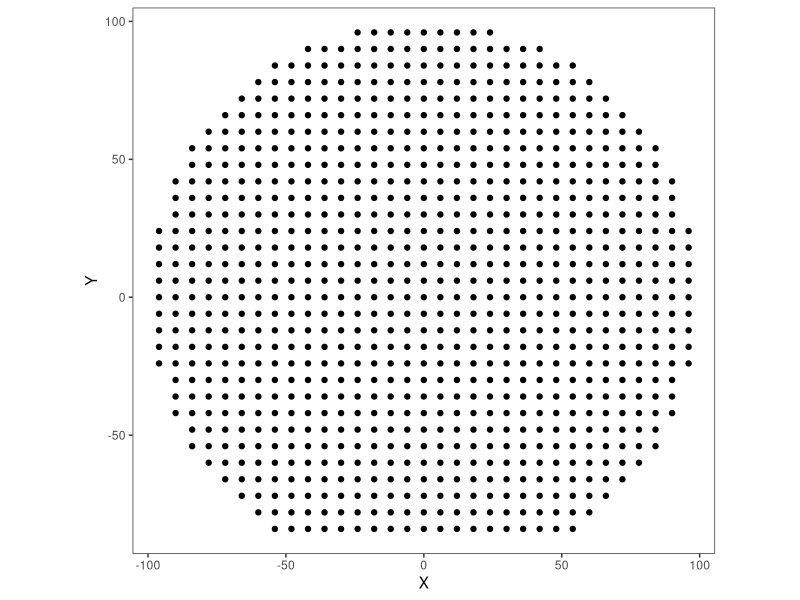
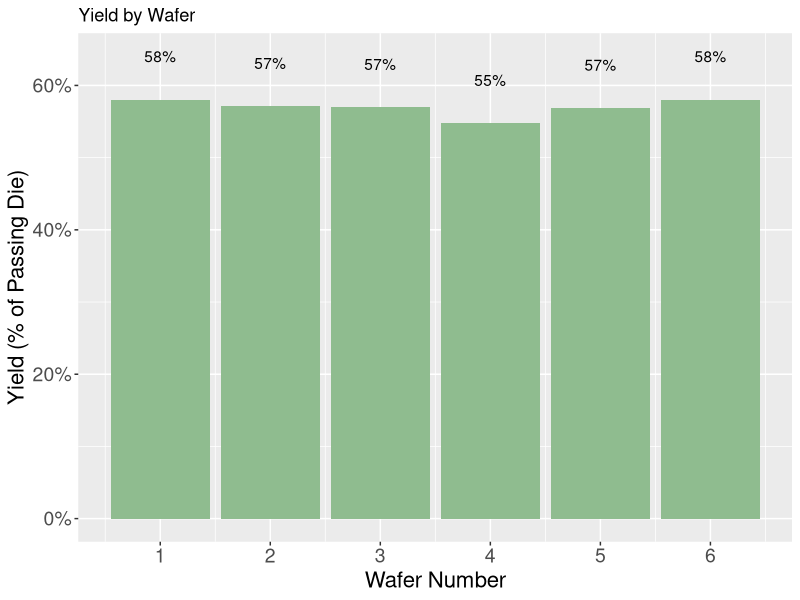
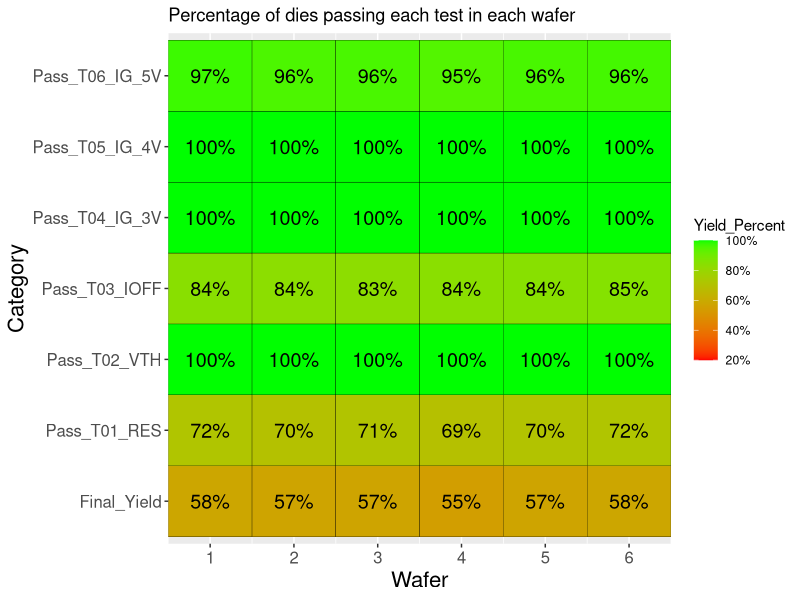
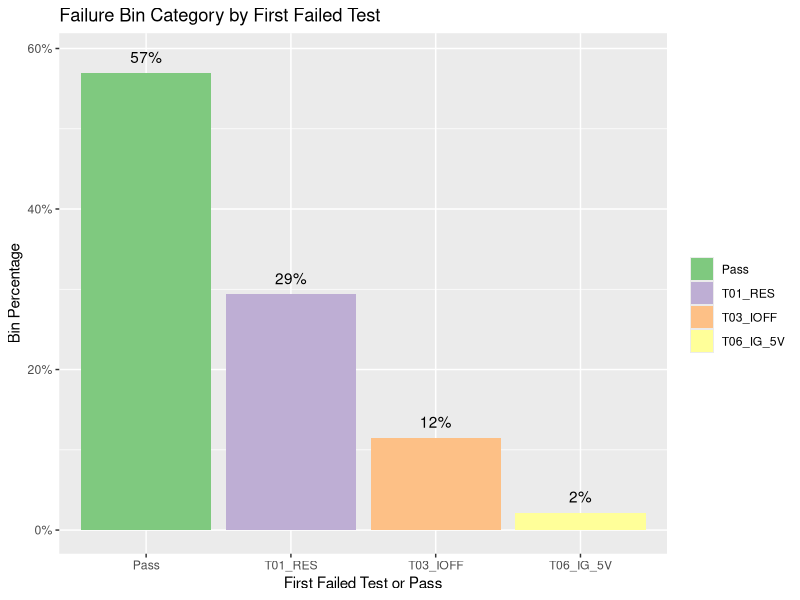
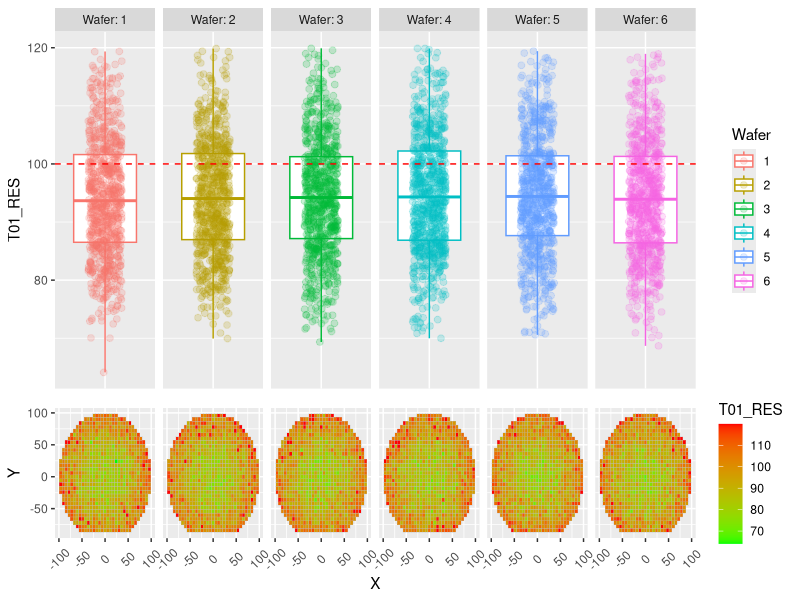
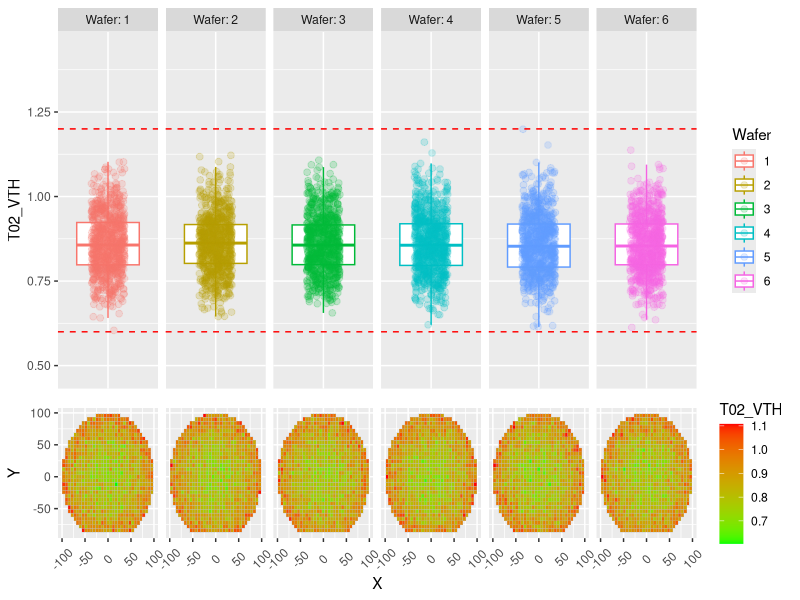
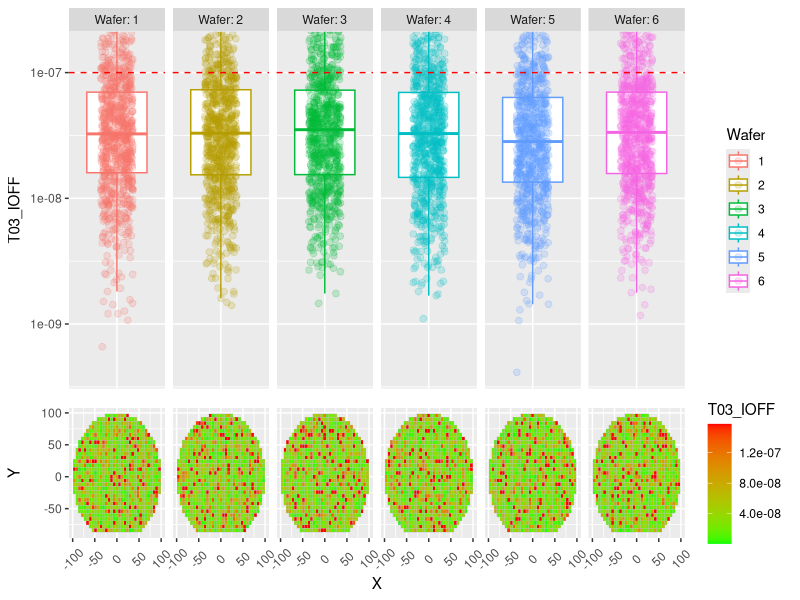
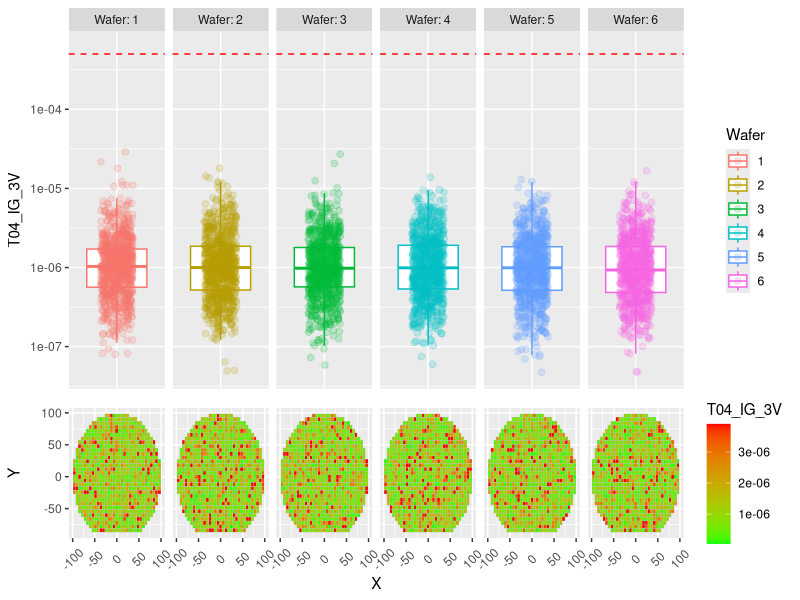

Source code (R) for these figures, in order:
## ---- chunk 1
knitr::opts_chunk$set(echo = TRUE, 
                      warning = FALSE, 
                      fig.align = 'center', 
                      fig.width = 10)
#                     fig.path = "static"
library(tidyverse)
library(scales)
library(kableExtra)
library(reshape2)
library(ggpubr)
library(ggrepel)
## ---- chunk 2

# Define a dataframe from scratch using test names and limits provided
df_limits <- setNames(data.frame(matrix(ncol = 4, nrow = 0)),
                      c("TestName", "LowerLimit", "UpperLimit", "Units"))
df_limits <- rbind(
  df_limits,
  data.frame(
    TestName = 'T01_RES',
    LowerLimit = NA,
    UpperLimit = 100,
    Units = "mOhm"
  )
)
df_limits <- rbind(
  df_limits,
  data.frame(
    TestName = 'T02_VTH',
    LowerLimit = 0.6,
    UpperLimit = 1.2,
    Units = "Volts"
  )
)
df_limits <- rbind(
  df_limits,
  data.frame(
    TestName = 'T03_IOFF',
    LowerLimit = NA,
    UpperLimit = 1e-7,
    Units = "Amps"
  )
)
df_limits <- rbind(
  df_limits,
  data.frame(
    TestName = 'T04_IG_3V',
    LowerLimit = NA,
    UpperLimit = 5e-4,
    Units = "Amps"
  )
)
df_limits <- rbind(
  df_limits,
  data.frame(
    TestName = 'T05_IG_4V',
    LowerLimit = NA,
    UpperLimit = 5e-4,
    Units = "Amps"
  )
)
df_limits <- rbind(
  df_limits,
  data.frame(
    TestName = 'T06_IG_5V',
    LowerLimit = NA,
    UpperLimit = 5e-4,
    Units = "Amps"
  )
)

# Generate a pretty table from the dataframe
kable(df_limits) %>%
  kable_styling(
    bootstrap_options = "striped",
    full_width = F,
    position = "center"
  ) %>%
  footnote(general = 'NA ==> Limit Not Applicable')
## ---- chunk 3

df_wafer_XY <- expand.grid(X = (-16:16)* 6, Y = (-16:16)*6)
df_wafer_XY['radius'] <- sqrt(df_wafer_XY['X']**2 + df_wafer_XY['Y']**2)
df_wafer_XY <- df_wafer_XY %>% filter((radius < 100) & (Y > -90))

# a quick plot
p <- ggplot(df_wafer_XY, aes(x = X, y = Y)) + 
  geom_point() + 
  theme_bw() + 
  coord_equal()+
  theme(panel.grid.major = element_blank(), 
        panel.grid.minor = element_blank())
p
## ---- chunk 4
generate_wafer_data <-
  function(df_waferXY,
           LotID = 'tmp',
           Wafers = c(1),
           rMean = 80,
           radialFactor = 0.3,
           rSD = 5,
           vMean = 0.75,
           vSD = 0.05,
           ioffMean = -8) {
    df <- df_wafer_XY[rep(seq_len(nrow(df_wafer_XY)), length(Wafers)),]
    df['LotID'] <- LotID
    df['Wafer'] <- rep(Wafers, each = nrow(df_waferXY))
    
    # Generate normally distributed data with additional component increasing with radius
    df['T01_RES'] <- ((rnorm(nrow(df), rMean, rSD) *
                         (1 + radialFactor * (df['radius'] / max(
                           df['radius']
                         )) ** 2)) +
                        ((rnorm(nrow(
                          df
                        ), 0, rSD / 5) ** 2) *
                          (1 + radialFactor * (df['radius'] / max(
                            df['radius']
                          ))) ** 6))
    
    # Hardcoding extreme outliers to simulate machine error codes etc.
    df[df['T01_RES'] > 120, 'T01_RES'] <- 10000
    
    # Generate normally distributed data with additional component increasing with radius
    df['T02_VTH'] <- ((rnorm(nrow(df), vMean, vSD) *
                         (1 + radialFactor * (df['radius'] / max(
                           df['radius']
                         )) ** 2)))
    
    # The leakages generally tend to vary in orders of magnitude. So, they are simulated as 10^X,
    # where X is a normally distributed random variable
    
    df['T03_IOFF'] <- 10 ** rnorm(nrow(df), ioffMean, 0.5)
    df['T04_IG_3V'] <- 10 ** rnorm(nrow(df),-6, 0.4)
    df['T05_IG_4V'] <- 10 ** rnorm(nrow(df),-5, 0.4)
    df['T06_IG_5V'] <- 10 ** rnorm(nrow(df),-4, 0.4)
    
    # "Pass" column corresponds to die passing all the tests, based on the limits above.
    df['Pass'] <- ((df['T01_RES'] < 100) &
                     (df['T02_VTH'] > 0.6) & (df['T02_VTH'] < 1.2) &
                     (df['T03_IOFF'] < 1e-7) &
                     (df['T04_IG_3V'] < 5e-4) &
                     (df['T05_IG_4V'] < 5e-4) &
                     (df['T06_IG_5V'] < 5e-4))
    return(df)
    
  }

# Generate the initial data to be analyzed
df_baseline <-
  generate_wafer_data(
    df_wafer_XY,
    LotID = 'Old_1',
    Wafers = (1:6),
    radialFactor = 0.3,
    ioffMean = -7.5
  )
## ---- chunk 5
# Display the first few rows as a sample
kable(head(df_baseline)) %>% 
  kable_styling(
    bootstrap_options = "striped",
    full_width = F,
    position = "center"
  )
## ---- chunk 6
# Code below calculates the yield by wafer and plots a bar chart.
# Yield by wafer is calculate by looking at the fraction of dies with "Pass" == TRUE in a wafer

df_baseline %>% group_by(Wafer) %>% summarise(Yield_Percentage = sum(Pass)/n()) %>% 
  ggplot(aes(x = Wafer, y = Yield_Percentage)) + 
  geom_bar(stat = "identity", fill = 'darkseagreen') + 
  scale_y_continuous(labels = scales::percent) + scale_x_continuous(breaks = (1:6)) +  
  geom_text(aes(label = scales::percent(Yield_Percentage, accuracy = 1)), nudge_y = 0.06 ) + 
  labs(y = 'Yield (% of Passing Die)', x = 'Wafer Number', title = 'Yield by Wafer') + 
  theme(axis.text = element_text(size = 14), axis.title = element_text(size = 16))
## ---- chunk 7
# The test names are assigned as the row names for convinience
row.names(df_limits) <- df_limits$TestName

# The function below generates a tile plot of yield by category for each wafer
# taking the test data and test limits as inputs

plot_yield_tile <- function(df_limts, df_test_data){
  
  # Generate a separate Pass/Fail column for each test
  for(i in 1:nrow(df_limits)){
    df_test_data[paste0('Pass_',df_limits$TestName[i])] <- (
      (is.na(df_limits$UpperLimit[i]) | 
         (df_test_data[paste0(df_limits$TestName[i])] < df_limits$UpperLimit[i]))  & 
      (is.na(df_limits$LowerLimit[i]) | 
         (df_test_data[paste0(df_limits$TestName[i])] > df_limits$LowerLimit[i]))
      )
  }
  
  # Calculate yield grouped by category and wafer
  df_category_yield <- df_test_data[c('LotID','Wafer',
                                      grep('Pass',colnames(df_test_data),value = T))] %>% 
                          melt(id.vars = c('LotID','Wafer'), variable.name = 'Category') %>%
                          group_by(LotID,Wafer,Category) %>% 
                          summarise(Yield_Percent = sum(value)/n(), NumDies = n())
  
  # Cleaning up the category names
  df_category_yield$Category <- gsub('Pass$','Final_Yield',df_category_yield$Category)
  
  # Generating the tile plot
  pyield <- ggplot(df_category_yield, aes(x = Wafer, y = Category, fill = Yield_Percent)) + 
            geom_tile(color = 'black') + 
            geom_text(aes(label = scales::percent(Yield_Percent, accuracy = 1)), size = 5) + 
            scale_fill_gradient(low = 'red', high = 'green', 
                                limits = c(0.2,1), labels = scales::percent) + 
            scale_x_continuous(expand=c(0,0),breaks = (1:6)) + 
            theme(axis.text = element_text(size = 12), axis.title = element_text(size = 16)) + 
            labs(title = 'Percentage of dies passing each test in each wafer')
  
  return(pyield)
}

print(plot_yield_tile(df_limts, df_baseline))
## ---- chunk 8
# The function below genrates a yield pareto chart which displays yield loss categories
# from most significant to least significant as a bar chart

plot_yield_pareto <- function(df_limts, df_test_data){
  
  # Generate a separate Pass/Fail column for each test
  for(i in 1:nrow(df_limits)){
    df_test_data[paste0('Pass_',df_limits$TestName[i])] <- (
      (is.na(df_limits$UpperLimit[i]) | 
         (df_test_data[paste0(df_limits$TestName[i])] < df_limits$UpperLimit[i]))  & 
      (is.na(df_limits$LowerLimit[i]) | 
         (df_test_data[paste0(df_limits$TestName[i])] > df_limits$LowerLimit[i]))
      )
  }
  
  # For the pareto we need to identify the first test which fails for each die
  # If none of the tests fail, the die is marked as "Pass"
  df_tests_inverse <- !(df_test_data[grep('Pass_T',colnames(df_test_data), value = T)])
  df_test_data$FirstFailTest <- colnames(df_tests_inverse)[ifelse(
                              rowSums(df_tests_inverse)==0, NA,max.col(df_tests_inverse, "first"))]
  df_test_data$FirstFailTest <- ifelse(is.na(df_test_data$FirstFailTest),
                                       'Pass',gsub('Pass_','',df_test_data$FirstFailTest))
  
  # Generate the plot
  pareto <- df_test_data %>% group_by(FirstFailTest) %>% 
              summarise(Bin_Perc = n()/nrow(df_test_data)) %>%
              ggplot(aes(x = reorder(FirstFailTest,-Bin_Perc), 
                         y = Bin_Perc, fill = FirstFailTest)) + 
              geom_bar(stat = 'identity') + scale_y_continuous(labels = scales::percent) + 
              geom_text(aes(label = scales::percent(Bin_Perc, accuracy = 1)), nudge_y = 0.02) +
              scale_fill_brewer(type = 'qual') + 
              labs(fill = '', x = 'First Failed Test or Pass', 
                   y = 'Bin Percentage', title = 'Failure Bin Category by First Failed Test')

  return(pareto)
}
plot_yield_pareto(df_limts, df_baseline)
## ---- chunk 9

# changing the wafer variable from numeric to factor for better formatting
df_baseline$Wafer <- as.factor(df_baseline$Wafer)

# loop through the test data columns and generate one plot for each test
for(col in grep('T0',colnames(df_baseline),value = T)){
 
  # automatically determine the limits to be used for Y-axis
  # this is to exclude outliers and zoom to a sensible window
  ylim1 <- boxplot.stats(df_baseline[,col], coef = 1.6)$stats[c(1,5)]
  ybox_min <- min(ylim1[1],df_limits[col,'LowerLimit']*0.8, na.rm = T)
  ybox_max <- max(ylim1[2],df_limits[col,'UpperLimit']*1.2, na.rm = T)
  
  pbox <- ggplot(df_baseline, aes_string(y = col, x = 'Wafer', color = 'Wafer')) + 
          geom_boxplot(outlier.alpha = 0) + 
          geom_jitter(alpha = 0.2, size = 2, width = 0.2) + 
          facet_grid(~Wafer, scales = 'free_x', labeller = label_both) +
    
          # apply the automatic Y-axis limits from above 
          coord_cartesian(ylim = c(ybox_min,ybox_max)) + 
    
          # add lines corresponding to the upper and lower test limits 
          geom_hline(yintercept = df_limits[col,'LowerLimit'], color = 'red', linetype = 2) + 
          geom_hline(yintercept = df_limits[col,'UpperLimit'], color = 'red', linetype = 2) + 
    
          # theme changes for better formatting
          theme(axis.text.x = element_blank(), axis.title.x = element_blank(), 
                axis.ticks.x = element_blank())
  
  # currents are better displayed in log-scale on the Y-axis 
  if(grepl('_I',col)){
    pbox <- pbox + scale_y_log10()  
  }
  
  pmap <- ggplot(df_baseline, aes(x = X, y = Y)) + 
          geom_tile(color='gray', aes_string(fill = col)) + 
          facet_grid(~Wafer, scales = 'free_x', labeller = label_both) + 
          scale_fill_gradient(low = 'green', high = 'red', limits = ylim1, oob = squish) +
          theme(strip.text = element_blank(), axis.text.x = element_text(angle = 45, vjust = 0.5))
  
  
  # Print one header per graph (useful when automating reports)
  cat('###  ', col, '\n\n')
  print(ggarrange(pbox, pmap, nrow = 2, heights = c(2,1), align = 'v'))
  cat(' \n\n')
}

## ---- chunk 10

# Generate different types of data for each process separately
df_baseline_POR <- generate_wafer_data(df_wafer_XY, LotID = 'Exp_1', 
                  Wafers = c(1,5,9), radialFactor = 0.3, ioffMean = -7.5)
df_process_A1 <- generate_wafer_data(df_wafer_XY, LotID = 'Exp_1', 
                  Wafers = c(2,6,10), rMean = 80, radialFactor = 0.1, ioffMean = -7.5)
df_process_A2 <- generate_wafer_data(df_wafer_XY, LotID = 'Exp_1', 
                  Wafers = c(3,7,11), rMean = 65, radialFactor = 0.8, ioffMean = -7.5)
df_process_B1 <- generate_wafer_data(df_wafer_XY, LotID = 'Exp_1', 
                  Wafers = c(4,8,12), rMean = 65, vMean = 0.65, radialFactor = 0.3, ioffMean = -7)

# Assign the process parameters for each process split
df_baseline_POR <- df_baseline_POR %>% 
  mutate( Process = 'Baseline', Temp = 'Baseline', Strain = 'Baseline')
df_process_A1 <- df_process_A1 %>% 
  mutate( Process = 'A1', Temp = 'Higher', Strain = 'Baseline')
df_process_A2 <- df_process_A2 %>% 
  mutate( Process = 'A2', Temp = 'Lower', Strain = 'Baseline')
df_process_B1 <- df_process_B1 %>% 
  mutate( Process = 'B1', Temp = 'Baseline', Strain = 'Higher')

# Combine the data into one dataframe with 12 wafers
df_experiment <- bind_rows(df_baseline_POR, df_process_A1, df_process_A2, df_process_B1)
## ---- chunk 11
kable(df_experiment %>% group_by(Wafer,Process,Temp,Strain) %>% summarise()) %>% 
  kable_styling(bootstrap_options = "striped", full_width = F, position = "center")
## ---- chunk 12
# Box plot with minimal customization
# Outliers are excluded using a manual zoom on the Y-axis
pbox <- ggplot(df_experiment, aes_string(y = 'T01_RES', x = 'Wafer')) + 
          geom_boxplot(outlier.alpha = 0) + 
          geom_jitter(alpha = 0.2, size = 2, width = 0.2) + 
          facet_grid(~Wafer+Temp+Strain+Process, labeller = label_both, scales = 'free_x') + 
          coord_cartesian(ylim = c(60,150)) + 
          labs(title = 'Poor Visualization with the default box plot')
print(pbox)
## ---- chunk 13

# Change Wafer column to factor type for better formatting
df_experiment$Wafer <- as.factor(df_experiment$Wafer)

# The columns to be used for grouping / faceting
# This can be customized based on experiment conditions
grouping_cols <- c('Temp','Strain','Process','Wafer')
facet_formula = as.formula(paste("~",paste0(grouping_cols, collapse = '+')))

# Code below generates a tile plot with experiment variables on Y-axis
# and various levels of those variables color coded 
# this tile plot replaces the ribbon / strip associated with the facet information

group_table <- df_experiment %>% group_by(.dots = grouping_cols) %>% summarise()
group_table2 <- group_table
colnames(group_table2) <- paste0(colnames(group_table2),'_tmp1')
group_table <- cbind(group_table, group_table2)
group_table_stack <- melt(group_table,id.vars = grouping_cols, variable.name = 'Split')
group_table_stack$Split <- factor(gsub('_tmp1$','',group_table_stack$Split), 
                                  levels = rev(grouping_cols))
group_table_stack$value2 <- group_table_stack$value
group_table_stack$value2[group_table_stack$Split == 'Wafer'] <- NA
pdoe <- ggplot(group_table_stack, aes(x = Wafer, y = Split, label = value)) + 
          geom_tile(aes(fill = value2), color = 'black') + 
          geom_text(size = 4) +
          facet_grid(facet_formula,scales = 'free_x') + 
          scale_x_discrete(expand = c(0,0)) + 
          theme(legend.key.size = unit(0, 'cm'), 
                legend.text = element_text(size = 1, color = 'white'),
                axis.title.x = element_blank(), axis.text.x = element_blank(), 
                axis.ticks.x = element_blank(),axis.title.y = element_blank(), 
                axis.text.y = element_text(size = 10, vjust = 0.5),
                strip.text = element_blank(), panel.spacing.x = unit(0.05, "lines"), 
                panel.background = element_blank(), plot.margin = margin(0, 0.1, -0.1, 0.1, "cm"), 
                plot.background = element_blank())  + 
         labs(fill = '')  + 
         scale_fill_manual(values = get_palette('Pastel1',length(unique(group_table_stack$value2)))) 

# Loop through the test data columns and generate one plot for each test
for(col in grep('T0',colnames(df_experiment),value = T)){

  # Automatically determine the limits to be used for Y-axis
  # This is to exclude outliers and zoom to a sensible window
  
  ylim1 <- boxplot.stats(df_experiment[,col], coef = 1.6)$stats[c(1,5)]
  ybox_min <- min(ylim1[1],df_limits[col,'LowerLimit']*0.8, na.rm = T)
  ybox_max <- max(ylim1[2],df_limits[col,'UpperLimit']*1.2, na.rm = T)
  
  pbox <- ggplot(df_experiment, aes_string(y = col, x = 'Wafer', color = 'Process')) + 
            geom_boxplot(outlier.alpha = 0) + 
            
            # apply the automatic Y-axis limits from above             
            coord_cartesian(ylim = c(ybox_min,ybox_max)) + 
            geom_jitter(alpha = 0.2, size = 2, width = 0.2) +
    
            # faceting / grouping based on the chosen categories
            facet_grid(facet_formula,scales = 'free_x') +  
    
            # add lines corresponding to the upper and lower test limits    
            geom_hline(yintercept = df_limits[col,'LowerLimit'], color = 'red', linetype = 2) + 
            geom_hline(yintercept = df_limits[col,'UpperLimit'], color = 'red', linetype = 2) + 
            
            # theme settings for better formatting
            theme(strip.text = element_blank(), 
                  axis.text.x = element_blank(), axis.title.x = element_blank(), 
                  axis.text.y = element_text(size = 10),
                  panel.spacing.x = unit(0.05,"lines"), panel.border = element_rect(color = 'gray', fill = NA, size = 0.5),
                  plot.margin = margin(-0.1, 0.1, -0.1, 0.1, 'cm'),
                  axis.ticks.x = element_blank())
  
  # currents are better displayed in log-scale on Y-axis
  if(grepl('_I',col)){
    pbox <- pbox + scale_y_log10()  
  }
  
  pmap <- ggplot(df_experiment, aes(x = X, y = Y)) + geom_tile(color='gray', aes_string(fill = col)) + 
          facet_grid(facet_formula,scales = 'free_x') + 
          scale_fill_gradient(low = 'green', high = 'red', limits = ylim1, oob = squish) +
          scale_x_continuous(breaks = c(-50,0,50)) + 
          theme(strip.text = element_blank(), 
                #axis.text.x = element_text(angle = 270, hjust = 0),
                plot.margin = margin(0, 0.1, 0, 0.1, 'cm'),
                panel.spacing.x = unit(0.05,"lines"), panel.border = element_rect(color = 'gray', fill = NA, size = 0.5))
  
  # print one header per graph (useful when automating reports)
  cat('###  ', col, '\n\n')
  
  # Use ggrrange to combine multiple sections of the plot
  print(ggarrange(pdoe,pbox, pmap, nrow = 3, heights = c(2,2.5,1.5), align = 'v'))
  
  cat(' \n\n')
}

## ---- chunk 14

# The function below generates a tile plot of yield by category for each wafer
# taking the test data and test limits as inputs
plot_yield_tile2 <- function(df_limits, df_test_data){
  
  # Generate a separate Pass/Fail column for each test
  for(i in 1:nrow(df_limits)){
    df_test_data[paste0('Pass_',df_limits$TestName[i])] <- (
      (is.na(df_limits$UpperLimit[i]) | 
         (df_test_data[paste0(df_limits$TestName[i])] < df_limits$UpperLimit[i]))  & 
      (is.na(df_limits$LowerLimit[i]) | 
         (df_test_data[paste0(df_limits$TestName[i])] > df_limits$LowerLimit[i]))
      )
  }
  
  # Calculate yield grouped by category and wafer
  df_category_yield <- df_test_data[c(grouping_cols,
                                      grep('Pass',colnames(df_test_data),value = T))] %>% 
                          melt(id.vars = c(grouping_cols), variable.name = 'Category') %>%
                          group_by(.dots = c(grouping_cols,'Category')) %>% 
                          summarise(Yield_Percent = sum(value)/n(), NumDies = n())
  
  # Cleaning up the category names
  df_category_yield$Category <- gsub('Pass$','Final_Yield',df_category_yield$Category)
  
  # Generating the tile plot
  pyield <- ggplot(df_category_yield, aes(x = Wafer, y = Category, fill = Yield_Percent)) + 
            geom_tile(color = 'black') + 
            facet_grid(facet_formula, scales = 'free_x') + 
            geom_text(aes(label = scales::percent(Yield_Percent, accuracy = 1)), size = 4) + 
            scale_fill_gradient(low = 'red', high = 'green', 
                                limits = c(0.2,1), labels = scales::percent) + 
            theme(strip.text = element_blank(), 
                  axis.text.x = element_blank(), axis.title.x = element_blank(), 
                  axis.text.y = element_text(size = 10),
                  panel.spacing.x = unit(0.05,"lines"), panel.border = element_rect(color = 'gray', fill = NA, size = 0.5),
                  plot.margin = margin(-0.1, 0.1, 0, 0.1, 'cm'),
                  axis.ticks.x = element_blank())
  
  # Use ggrrange to combine multiple sections of the plot
  return(ggarrange(pdoe,pyield, nrow = 2, heights = c(1,2),align = 'v'))
}

plot_yield_tile2(df_limits,df_experiment)

## ---- chunk 15
# Include only the baseline process and process A1 for easier comparison.
df_Baseline_and_ProcessA1 <- subset(df_experiment, Process %in% c("Baseline","A1")) 

# Exclude outliers T01_RES (T01_RES > 1000) to make sure results are not skewed by outliers
df_Baseline_and_ProcessA1 <- subset(df_Baseline_and_ProcessA1, T01_RES < 1000)

# Apply Welch Two Sample t-test to each column of interest
lapply(df_Baseline_and_ProcessA1[,grep('T0|Pass',colnames(df_Baseline_and_ProcessA1), value = T)], 
       function(x) t.test(x ~ df_Baseline_and_ProcessA1$Process))
